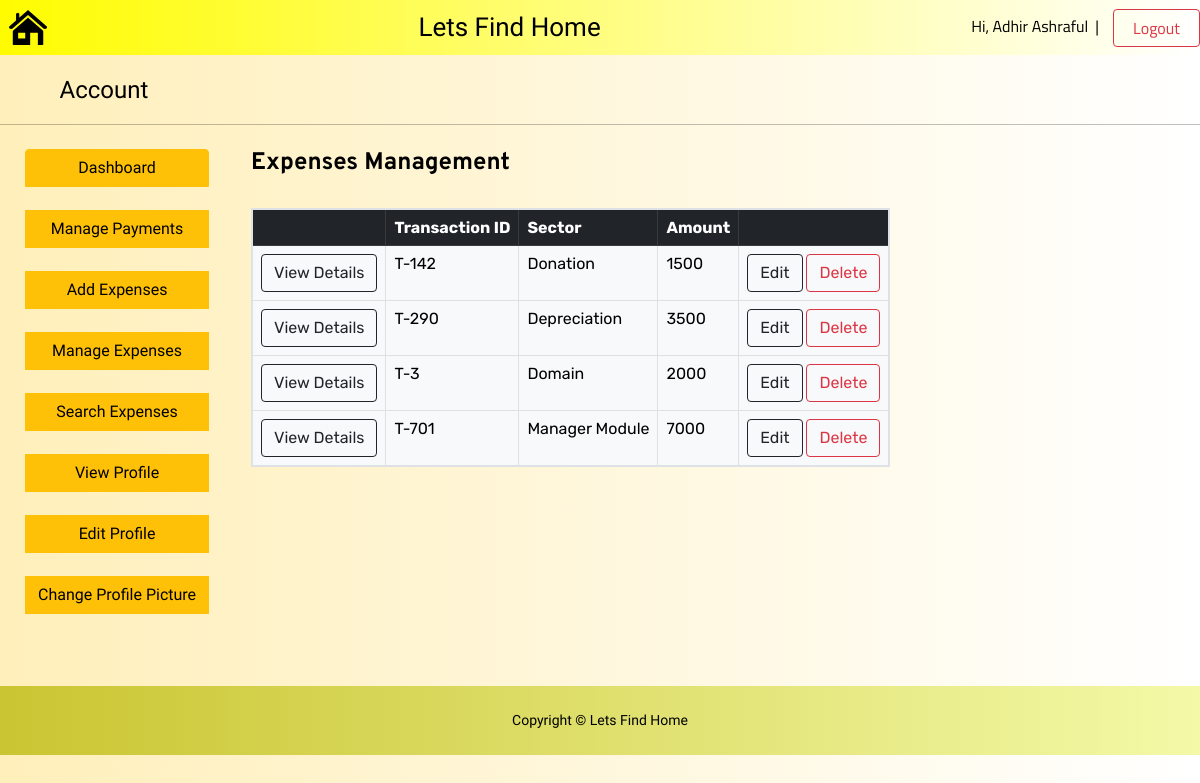
The page /Manager/view/manage_expense.php (signed in) on the database its author committed.
### tables this page shows
CREATE TABLE `manager` (
  `Name` varchar(40) NOT NULL,
  `Email` varchar(40) NOT NULL,
  `NID` varchar(20) NOT NULL,
  `Gender` varchar(10) NOT NULL,
  `Password` varchar(20) NOT NULL,
  `Degree` varchar(200) NOT NULL,
  `Image` varchar(100) NOT NULL
);

CREATE TABLE `expenses` (
  `Transaction` varchar(10) NOT NULL,
  `Reason` varchar(40) DEFAULT NULL,
  `Description` varchar(300) DEFAULT NULL,
  `Amount` int(8) DEFAULT NULL
);

### Manager/model/model.php (called while the page is built, shortened)
<?php
    function getUserInfo($data){
        $conn = db_conn();
        $selectQuery = "SELECT * FROM `manager` where NID = ?";
        try {
            $stmt = $conn->prepare($selectQuery);
            $stmt->execute([$data["NID"]]);
        } catch (PDOException $e) {
            echo $e->getMessage();
        }
        $row = $stmt->fetch(PDO::FETCH_ASSOC);
        if (!empty($row)) {
            return $row;
        }
    }
function all_expenses(){
    $conn = db_conn();
    $selectQuery = "SELECT * FROM `expenses`";
    try {
        $stmt = $conn->query($selectQuery);
    } catch (PDOException $e) {
        echo $e->getMessage();
    }
    $rows = $stmt->fetchAll(PDO::FETCH_ASSOC);
    return $rows;
}

### Manager/controller/getaccountantData.php (called while the page is built, shortened)
<?php
include_once '../model/model.php';
class getDataFromFile{
    function checkFromFiles($data){
        return getUserInfo($data);
    }
}
?>

### Manager/controller/get_expenses.php (called while the page is built)
<?php
include_once '../model/model.php';
function get_expense(){
    return all_expenses();
}
?>

### Manager/view/manage_expense.php (the view, shortened to what this page needs)
<?php
if (isset($_SESSION["NID"])) {
    $NID = $_SESSION["NID"];
    $data = array(
        'NID' => $NID
    );
    require_once '../controller/getaccountantData.php';
    require_once '../controller/get_expenses.php';
    $expenses = get_expense();
}
?>
<?php
include 'header.php';
?>
<html>
<head>
    <link href="https://cdn.jsdelivr.net/npm/bootstrap@5.1.3/dist/css/bootstrap.min.css" rel="stylesheet">
    <link rel="stylesheet" href="../css/dashboard_styles.css">
</head>
<body class="bd">
    <br>
    <legend>&nbsp; &nbsp; &nbsp; &nbsp;&nbsp; &nbsp;Account
        <hr>
    </legend>
    <div style="display: flex">
        <div>
            <?php include 'menu.php'; ?>
        </div>
        <div style="display: inline-block; padding-left: 30px; font-family: 'Rubik', sans-serif; font-size:15px">
            <div class="container">
                <h4 style="font-family: 'Overpass', sans-serif;"><b>Expenses Management</b></h4><br>
                <div class="table-responsive">
                    <table class="table table-bordered">
                        <tr class="table-dark">
                            <th class="table-dark"></th>
                            <th class="table-dark">Transaction ID</th>
                            <th class="table-dark">Sector</th>
                            <th class="table-dark">Amount</th>
                            <th class="table-dark"></th>
                        </tr>
                        <?php
                        if (!empty($expenses))
                            foreach ($expenses as $exp) : ?>
                            <tr class="table-light">
                                <td class="table-light"><a href="show_trans.php?id=<?php echo $exp['Transaction'] ?>" class="btn btn-outline-dark">View Details</a></td>
                                <td class="table-light"><?php echo $exp['Transaction'] ?></td>
                                <td class="table-light"><?php echo $exp['Reason'] ?></td>
                                <td class="table-light"><?php echo $exp['Amount'] ?></td>
                                <td class="table-light"><a href="edit_expense.php?id=<?php echo $exp['Transaction'] ?>" class="btn btn-outline-dark">Edit</a>&nbsp<a href="../controller/delete_exp.php?id=<?php echo $exp['Transaction'] ?>" class="btn btn-outline-danger" )>Delete</a></td>
                            </tr>
                        <?php endforeach; ?>
                    </table>
                </div>
            </div>
        </div>
    </div><br><br>
    <?php
    include 'footer.php';
    ?>
</body>
</html>

### Manager/view/header.php (shortened to what this page needs)
<?php
$Full_Name=$Email=$Gender=$Password=$Image="";
if(isset($_SESSION["NID"])){
    $NID=$_SESSION["NID"];
    $data=array(
        'NID'=>$NID
    );
    require_once '../controller/getaccountantData.php';
    $accountant_dashboard=new getDataFromFile($data);
    $manager=$accountant_dashboard->checkFromFiles($data);
    $Full_Name=$manager['Name'];
}
?>
<!DOCTYPE html>
<html>
<head>
    <link href="https://cdn.jsdelivr.net/npm/bootstrap@5.1.3/dist/css/bootstrap.min.css" rel="stylesheet">
</head>
<body>
    <nav class="navbar fixed-top navbar-dark bg-info" style="background: linear-gradient(to right, #fffc00, #ffffff);">
        <div>&nbsp;&nbsp;<img class="rounded float-end" src="../images/logo2.png" width="40px" height="35px"></div>
        <div style="font-family: 'Faster One', cursive;font-size:26px">Lets Find Home</div>
        <div style="font-family: 'Titillium Web', sans-serif;"><?php echo "Hi, " . $Full_Name; ?>&nbsp;&nbsp;|&nbsp;&nbsp;&nbsp;
            <a href="log_out.php" style="padding-right:5px" class="btn btn-outline-danger"><span>&nbsp;&nbsp;Logout&nbsp;&nbsp;&nbsp;&nbsp;</span></a>
        </div>
    </nav>
</body>
</html>

### Manager/css/dashboard_styles.css (style rules this page uses)
.bd { font-family: 'Aleo', serif; background: linear-gradient(to right, #ffefba, #ffffff); background-size: cover; background-position: center; height: 100vh; color: #000; }
hr { color: blue; }
table { border: 2px solid blue; }

### House Owner/css/footer_styles.css (style rules this page uses)
html, body { height: 100%; }
body { background: #007bff; background: linear-gradient(to right, #0062E6, #33AEFF); }

### rows shown on the page
manager: Name "Adhir Ashraful"
expenses: Transaction "T-142", Reason "Donation", Amount "1500"
expenses: Transaction "T-290", Reason "Depreciation", Amount "3500"
expenses: Transaction "T-3", Reason "Domain", Amount "2000"
expenses: Transaction "T-701", Reason "Manager Module", Amount "7000"
